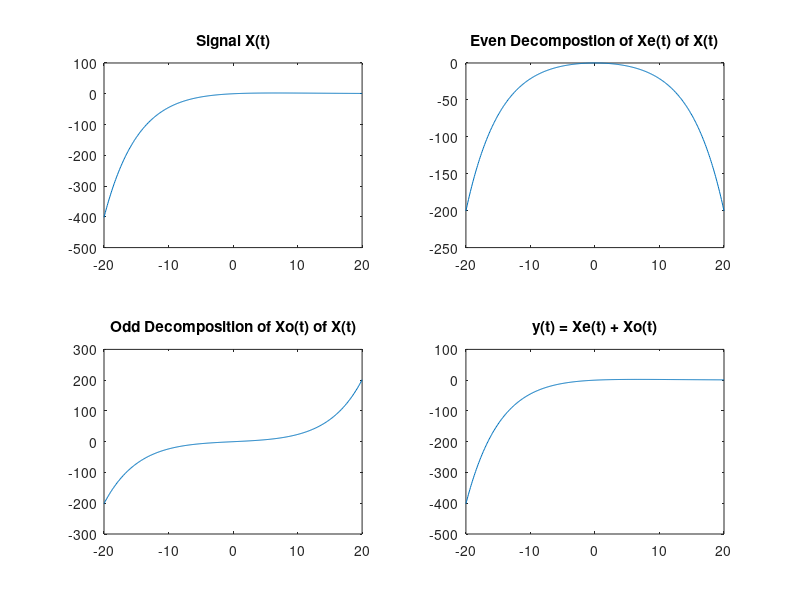

This figure's MATLAB source:
clear all;
close all;
clc;

t = -20:0.1:20; % Create a time vector t from -20 to 20 with increments of 0.1
x = t.*exp(-0.15.*t); % Define the signal x(t) as t times the exponential function of -0.15t
x_e = 0.5*(t.*exp(-0.15*t) - t.*exp(0.15*t)); % Compute the even decomposition of x(t)
x_o = (x - fliplr(x))/2; % Compute the odd decomposition of x(t)
y = x_e + x_o; % Compute the sum of the even and odd decompositions of x(t)
figure; % Create a new figure
subplot(2,2,1); % Define the first subplot in a 2x2 grid
plot(t, x); % Plot the signal x(t) in the first subplot
title('Signal X(t)'); % Add a title to the first subplot
subplot(2,2,2); % Define the second subplot in a 2x2 grid
plot(t, x_e); % Plot the even decomposition of x(t) in the second subplot
title('Even Decompostion of Xe(t) of X(t)'); % Add a title to the second subplot
subplot(2,2,3); % Define the third subplot in a 2x2 grid
plot(t, x_o); % Plot the odd decomposition of x(t) in the third subplot
title('Odd Decomposition of Xo(t) of X(t)'); % Add a title to the third subplot
subplot(2,2,4); % Define the fourth subplot in a 2x2 grid
plot(t, y); % Plot the sum of the even and odd decompositions of x(t) in the fourth subplot
title('y(t) = Xe(t) + Xo(t)'); % Add a title to the fourth subplot

%{
The code above first creates a time vector t and defines a signal x(t) as a function of t.
It then decomposes the signal x(t) into its even and odd parts and computes the sum of the two parts.
Finally, the code plots the original signal, the even and odd decompositions, and the sum of the two decompositions
in a 2x2 grid of subplots.

The output of this code is a figure with four subplots, each representing a different signal.
The first subplot shows the original signal x(t). The second subplot shows the even decomposition of x(t).
The third subplot shows the odd decomposition of x(t). The fourth subplot shows the sum of the even and odd
decompositions of x(t).

%}
